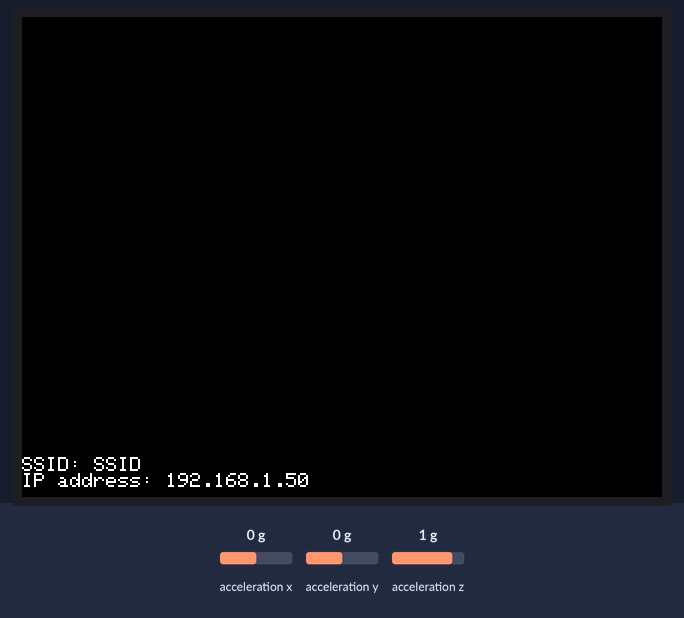
A sketch run on a simulated ESP32. Parts: 320×240 colour display. The test bench sets the inputs (shaded band); at power-on: acceleration x 0 g, acceleration y 0 g, acceleration z 1 g. WiFi joins after 1.5 s; servers stay silent unless stated; the local clock reads 2024-03-15 10:24:30 at power-on unless the sketch sets it.

Above: at 1.9 s.
At 3.0 s:
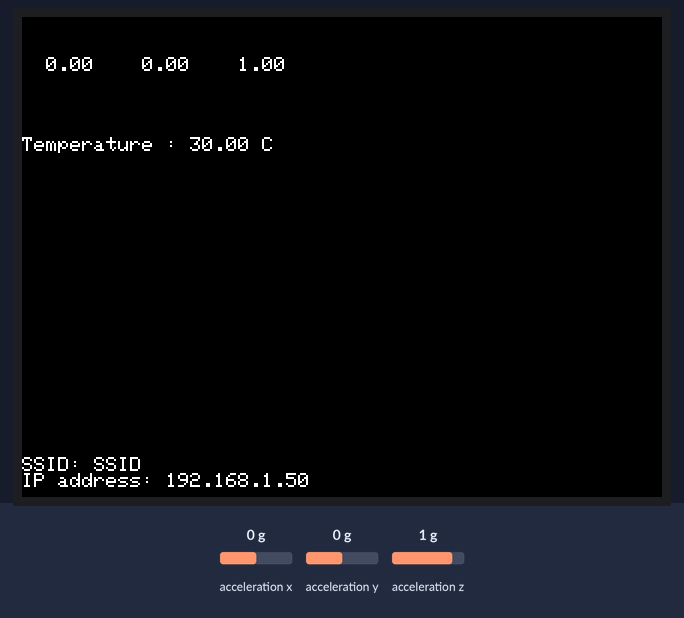
3.1 s: acceleration x set to -1.4 g
4.8 s: acceleration y set to -1.4 g
At 5.5 s:
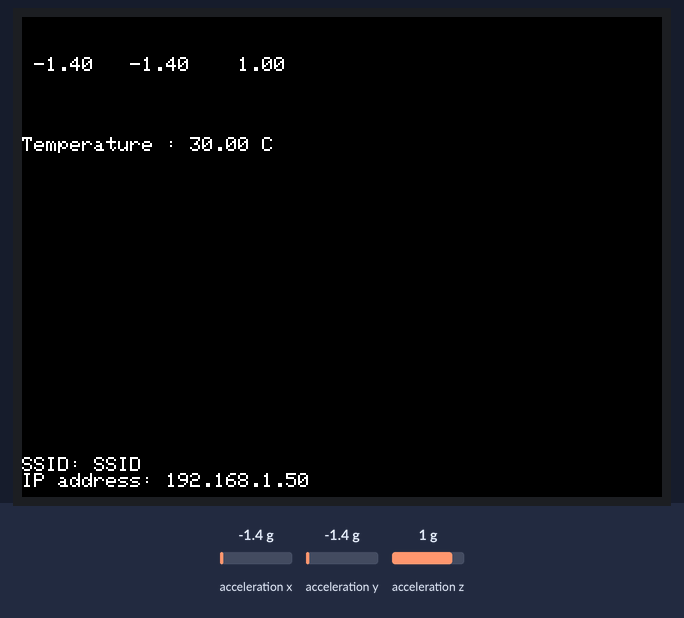
6.3 s: acceleration z set to -1.4 g
7.8 s: acceleration x set to -0.8 g
Timing chart, 0 to 10.3 s (numbered marks = the images above; inputs shaded):
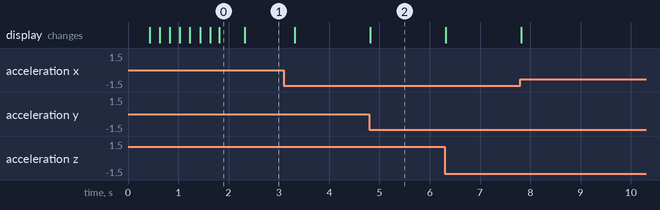

Measured:
- after the input at 4.8 s, the display: changes at once (image 2)
- what the display in image 0 shows lasts 0.5 s, from 1.8 s to 2.3 s

The sketch:

step_03.ino
```cpp
#define M5STACK_MPU6886
// #define M5STACK_MPU9250
// #define M5STACK_MPU6050
// #define M5STACK_200Q

#include <M5Stack.h>

float accX = 0.0F;
float accY = 0.0F;
float accZ = 0.0F;
float temp = 0.0F;


// Ticker
#include <Ticker.h>

// WiFi
#include <WiFi.h>
#include <time.h>

// wifi config
#define WIFI_SSID "SSID"
#define WIFI_PASSWORD "WIFI PASSWORD"

Ticker tickerMeasure;

#include "FirebaseESP32.h"
#define FIREBASE_HOST "xxxxx.firebaseio.com"
#define FIREBASE_AUTH "auth-key"

FirebaseData firebaseData;
FirebaseJson fb_json;

String station_name = "station_name";
String lastTimestamp;
bool sensorUpdated = false;


void setupWiFi(){
  // connect wifi
  WiFi.begin(WIFI_SSID, WIFI_PASSWORD);
  while (WiFi.status() != WL_CONNECTED) {
    M5.Lcd.printf(".");
    delay(100);
    }
  M5.Lcd.fillScreen(TFT_BLACK);
  M5.Lcd.setCursor(0, 220);
  M5.Lcd.printf("SSID: ");
  M5.Lcd.println(WIFI_SSID);
  M5.Lcd.printf("IP address: ");
  M5.Lcd.println(WiFi.localIP());
  // sync Time
  configTime( 3600L * 9, 0, "ntp.nict.jp", "ntp.jst.mfeed.ad.jp");
}


void displaySensorData(){

  M5.IMU.getAccelData(&accX,&accY,&accZ);
  M5.IMU.getTempData(&temp);

  M5.Lcd.setTextSize(1);
  M5.Lcd.setCursor(0, 20);
  M5.Lcd.printf(" %5.2f   %5.2f   %5.2f   ", accX, accY, accZ);
  M5.Lcd.setCursor(0, 60);
  M5.Lcd.printf("Temperature : %.2f C", temp);

  // update timestamp
  lastTimestamp = getTimestamp();
  sensorUpdated = true;

}

String getTimestamp(){
  struct tm timeinfo;
  char timestamp[20];
  getLocalTime(&timeinfo);
  sprintf(timestamp, "%04d/%02d/%02d %02d:%02d:%02d",
          timeinfo.tm_year + 1900, timeinfo.tm_mon + 1, timeinfo.tm_mday,
          timeinfo.tm_hour, timeinfo.tm_min, timeinfo.tm_sec);
  yield();
  return (String)timestamp;
}


void publishData(){
  // reset flag
  sensorUpdated = false;

  // push data to firebase
  fb_json.set("temp", temp);
  fb_json.set("acc_x", accX);
  fb_json.set("acc_y", accY);
  fb_json.set("acc_z", accZ);
  fb_json.set("timestamp", lastTimestamp);
  Firebase.pushJSON(firebaseData, "/stations/" + station_name, fb_json);

}


void setup() {

  // Initialize the M5Stack object
  M5.begin();
  M5.Power.begin();

  M5.Lcd.setTextSize(1);
  M5.Lcd.setTextColor(TFT_WHITE, TFT_BLACK);
  M5.Lcd.fillScreen(TFT_BLACK);

  //Wifi
  setupWiFi();

  // setup firebase
  Firebase.begin(FIREBASE_HOST, FIREBASE_AUTH);

  // Initialize IMU
  M5.IMU.Init();
  tickerMeasure.attach_ms(500, displaySensorData);

}

void loop() {

  if (sensorUpdated) {
    publishData();
  }

}
```
